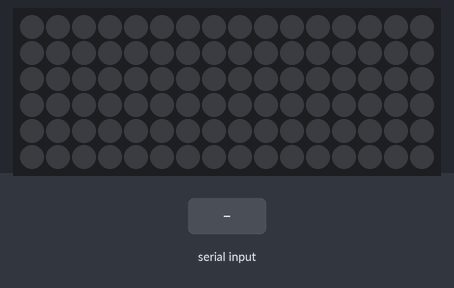
The sketch below on a simulated Arduino Uno, built with avr-gcc and run on an emulated ATmega328P. Parts: 16×6 RGB LED matrix (first LED top left, wired row by row). The inputs (shaded band) are chosen by the test bench. Dim RGB values are drawn brighter than linear; what the sketch prints to the serial monitor is not drawn.

Above: at 1.2 s.
1.3 s: "enojo\n" received over Serial
At 1.91 s:
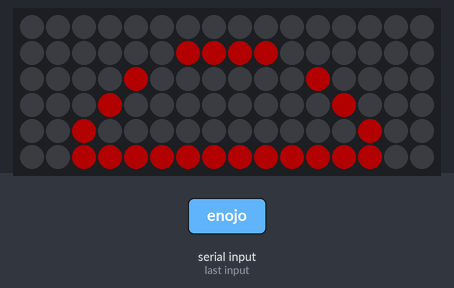
4.3 s: "felicidad\n" received over Serial
At 5.2 s:
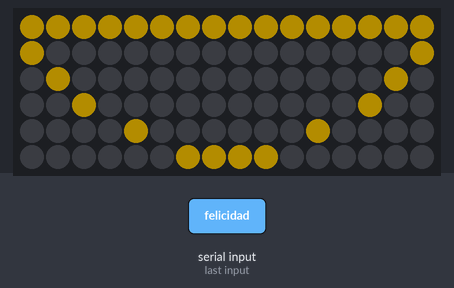
5.8 s: "tristeza\n" received over Serial
At 6.5 s:
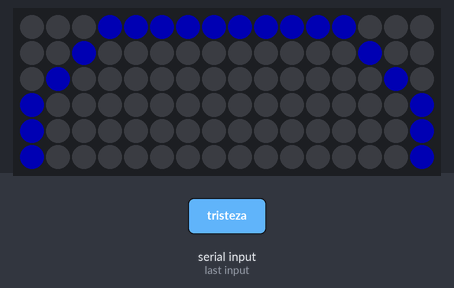
7.3 s: "si\n" received over Serial
At 7.6 s:
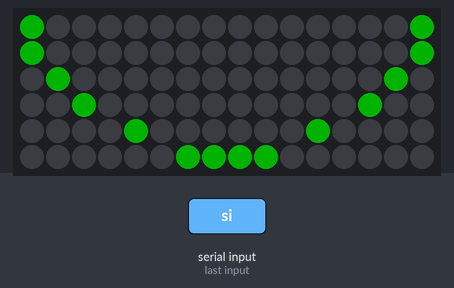
8.8 s: "off\n" received over Serial
At 9.8 s:
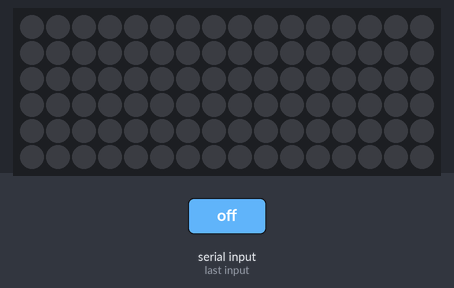
Timing chart, 0 to 11.3 s (numbered marks = the images above; inputs shaded):
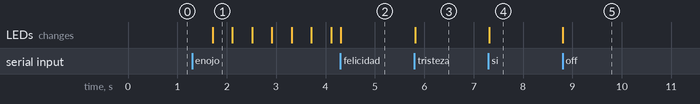

Measured:
- after the input at 1.3 s, the LEDs: change after 0.41 s (image 1)
- after the input at 4.3 s, the LEDs: change at once (image 2)
- after the input at 5.8 s, the LEDs: change at once (image 3)
- after the input at 7.3 s, the LEDs: change at once (image 4)
- after the input at 8.8 s, the LEDs: change at once (image 5)
- what the display in image 1 shows lasts 0.4 s, from 1.7 s to 2.1 s

The sketch:

boca_emociones_v2.ino.ino
```cpp
#include <Adafruit_NeoPixel.h>

// ---------- Configuración de matriz ----------
#define PIN 2
#define ROWS 6
#define COLS 16
#define NUM_LEDS (ROWS * COLS)
#define BRILLO_INICIAL 60

Adafruit_NeoPixel strip(NUM_LEDS, PIN, NEO_GRB + NEO_KHZ800);

// Convierte coordenadas (fila, col) a índice físico en tira serpenteada
int mapLED(int row, int col) {
  if (row % 2 == 0) {
    return row * COLS + col;                  // fila par → izq→der
  } else {
    return row * COLS + (COLS - 1 - col);     // fila impar → der→izq
  }
}

// ============= ESTADOS Y ANIMACIONES =============
enum Mode {
  MODE_OFF,
  MODE_FELICIDAD,
  MODE_TRISTEZA,
  MODE_ENOJO,
  MODE_SORPRESA,
  MODE_SI,
  MODE_NO
};

Mode modoActual = MODE_OFF;
Mode lastMode   = MODE_OFF;

// ENOJO
bool enojo_encendido = false;
unsigned long enojo_t0 = 0;
const unsigned long ENOJO_INTERVALO = 400;

// SORPRESA
unsigned long sorpresa_t0 = 0;
const unsigned long SORPRESA_INTERVALO = 100;
uint8_t sorpresa_frame = 0;

// ============= PROTOTIPOS =============
void leerComando();
void actualizarAnimacion();
void dibujarFelicidad();
void dibujarTristeza();
void animEnojoReset();
void animEnojoStep();
void animSorpresaReset();
void animSorpresaStep();
void clearAll();
void showAll();

// ============= SETUP =============
void setup() {
  Serial.begin(115200);
  Serial.setTimeout(80);

  strip.begin();
  strip.setBrightness(BRILLO_INICIAL);
  clearAll(); showAll();

  Serial.println("Comandos: felicidad | tristeza | enojo | sorpresa | si | no | off");
}

// ============= LOOP =============
void loop() {
  leerComando();
  actualizarAnimacion();
}

// ============= Parser comandos =============
void leerComando() {
  if (!Serial.available()) return;

  String cmd = Serial.readStringUntil('\n');
  cmd.trim(); cmd.toLowerCase();

  if      (cmd == "felicidad") modoActual = MODE_FELICIDAD;
  else if (cmd == "tristeza")  modoActual = MODE_TRISTEZA;
  else if (cmd == "enojo")     modoActual = MODE_ENOJO;
  else if (cmd == "sorpresa")  modoActual = MODE_SORPRESA;
  else if (cmd == "si")       modoActual = MODE_SI;
  else if (cmd == "no")       modoActual = MODE_NO;
  else if (cmd == "off")       modoActual = MODE_OFF;
}

// ============= Motor animaciones =============
void actualizarAnimacion() {

  // Si el modo cambió
  if (modoActual != lastMode) {
    clearAll();
    showAll();

    switch (modoActual) {
      case MODE_FELICIDAD:
        dibujarFelicidad();
        showAll();
        break;

      case MODE_TRISTEZA:
        dibujarTristeza();
        showAll();
        break;

      case MODE_ENOJO:
        animEnojoReset();
        break;

      case MODE_SORPRESA:
        animSorpresaReset();
        break;

      case MODE_SI:
        dibujarSI();
        showAll();
        break;

      case MODE_NO:
        dibujarNO();
        showAll();
        break;

      case MODE_OFF:
        break;
    }

    lastMode = modoActual;
  }

  // Animaciones
  if (modoActual == MODE_ENOJO)    animEnojoStep();
  if (modoActual == MODE_SORPRESA) animSorpresaStep();
}

// =====================================================
//                 EMOCIÓN: FELICIDAD
// =====================================================
void dibujarFelicidad() {
  uint32_t amarillo = strip.Color(255, 200, 0);

  // Fila 0 completa
  for (int c = 0; c < COLS; c++)
    strip.setPixelColor(mapLED(0, c), amarillo);

  // Fila 1 → columnas 2 y 15
  strip.setPixelColor(mapLED(1, 0), amarillo);
  strip.setPixelColor(mapLED(1, 15), amarillo);

  // Fila 2 → 3,4 y 11,12
  strip.setPixelColor(mapLED(2, 1), amarillo);
  strip.setPixelColor(mapLED(2, 14), amarillo);

  // Fila 3 → 4 y 11
  strip.setPixelColor(mapLED(3, 2), amarillo);
  strip.setPixelColor(mapLED(3, 13), amarillo);

  // Fila 4 → 5 y 10
  strip.setPixelColor(mapLED(4, 4), amarillo);
  strip.setPixelColor(mapLED(4, 11), amarillo);

  // Fila 5 → sonrisa (de 6 a 9)
  for (int c = 6; c <= 9; c++)
    strip.setPixelColor(mapLED(5, c), amarillo);
}

// =====================================================
//                 EMOCIÓN: TRISTEZA
// =====================================================
void dibujarTristeza() {
  uint32_t azul = strip.Color(0, 0, 255);

  // Fila 5 → extremos
  strip.setPixelColor(mapLED(5, 0), azul);
  strip.setPixelColor(mapLED(5, 15), azul);

  // Fila 4 → 2 puntos
  strip.setPixelColor(mapLED(4, 0), azul);
  strip.setPixelColor(mapLED(4, 15), azul);

  // Fila 3 → 2 puntos
  strip.setPixelColor(mapLED(3, 0), azul);
  strip.setPixelColor(mapLED(3, 15), azul);

  // Fila 2 → 2 puntos
  strip.setPixelColor(mapLED(2, 1), azul);
  strip.setPixelColor(mapLED(2, 14), azul);
  // fila 1 → 2 puntos
  strip.setPixelColor(mapLED(1, 2), azul);
  strip.setPixelColor(mapLED(1, 13), azul);

  // Fila 1 → sonrisa invertida
  for (int c = 3; c <= 12; c++)
    strip.setPixelColor(mapLED(0, c), azul);
}

// =====================================================
//                  ENOJO (parpadeo)
// =====================================================
void animEnojoReset() {
  enojo_encendido = false;
  enojo_t0 = millis();
}

void animEnojoStep() {
  if (millis() - enojo_t0 < ENOJO_INTERVALO) return;
  enojo_t0 = millis();
  enojo_encendido = !enojo_encendido;

  if (!enojo_encendido) {
    clearAll();
    showAll();
    return;
  }

  uint32_t rojo = strip.Color(255, 0, 0);
  // Fila 6 completa
  for (int c = 2; c < 14; c++)
    strip.setPixelColor(mapLED(5, c), rojo);

  strip.setPixelColor(mapLED(4, 2), rojo);
  strip.setPixelColor(mapLED(4, 13), rojo);

  // Fila 4 → columnas 2 y 15
  strip.setPixelColor(mapLED(3, 3), rojo);
  strip.setPixelColor(mapLED(3, 12), rojo);

  // Fila 3 → 3,4 y 11,12
  strip.setPixelColor(mapLED(2, 4), rojo);
  strip.setPixelColor(mapLED(2, 11), rojo);

  // Fila 0 → sonrisa (de 6 a 9)
  for (int c = 6; c <= 9; c++)
    strip.setPixelColor(mapLED(1, c), rojo);

  showAll();
}

// =====================================================
//            SORPRESA (expansión radial)
// =====================================================
void animSorpresaReset() {
  sorpresa_frame = 0;
  sorpresa_t0 = millis();
  clearAll();
  showAll();
}

void animSorpresaStep() {
  if (millis() - sorpresa_t0 < SORPRESA_INTERVALO) return;
  sorpresa_t0 = millis();

  clearAll();
  uint32_t morado = strip.Color(30, 0, 250);

  switch(sorpresa_frame) {
    case 0:
      strip.setPixelColor(mapLED(2, 7), morado);
      strip.setPixelColor(mapLED(3, 7), morado);
      break;
    case 1:
      strip.setPixelColor(mapLED(2, 6), morado);
      strip.setPixelColor(mapLED(2, 8), morado);
      strip.setPixelColor(mapLED(3, 6), morado);
      strip.setPixelColor(mapLED(3, 8), morado);
      break;
    case 2:
      for (int r = 2; r <= 3; r++)
        for (int c = 6; c <= 8; c++)
          strip.setPixelColor(mapLED(r, c), morado);
      break;
    case 3:
      for (int r = 1; r <= 4; r++)
        strip.setPixelColor(mapLED(r, 5), morado),
        strip.setPixelColor(mapLED(r, 9), morado);
      break;
    case 4:
      for (int r = 1; r <= 4; r++)
        strip.setPixelColor(mapLED(r, 4), morado),
        strip.setPixelColor(mapLED(r, 10), morado);
      break;
    case 5:
      for (int r = 0; r <= 5; r++)
        strip.setPixelColor(mapLED(r, 3), morado),
        strip.setPixelColor(mapLED(r, 11), morado);
      break;
    case 6:
      for (int r = 0; r <= 5; r++)
        strip.setPixelColor(mapLED(r, 2), morado),
        strip.setPixelColor(mapLED(r, 12), morado);
      break;
  }

  showAll();
  sorpresa_frame = (sorpresa_frame + 1) % 7;
}

// Si
void dibujarSI() {
  uint32_t verde = strip.Color(0, 255, 0);

  // Fila 0 completa
  strip.setPixelColor(mapLED(0, 0), verde);
  strip.setPixelColor(mapLED(0, 15), verde);
  // Fila 1 → columnas 2 y 15
  strip.setPixelColor(mapLED(1, 0), verde);
  strip.setPixelColor(mapLED(1, 15), verde);

  // Fila 2 → 3,4 y 11,12
  strip.setPixelColor(mapLED(2, 1), verde);
  strip.setPixelColor(mapLED(2, 14), verde);

  // Fila 3 → 4 y 11
  strip.setPixelColor(mapLED(3, 2), verde);
  strip.setPixelColor(mapLED(3, 13), verde);

  // Fila 4 → 5 y 10
  strip.setPixelColor(mapLED(4, 4), verde);
  strip.setPixelColor(mapLED(4, 11), verde);

  // Fila 5 → sonrisa (de 6 a 9)
  for (int c = 6; c <= 9; c++)
    strip.setPixelColor(mapLED(5, c), verde);
}
// No
void dibujarNO() {
  uint32_t rojo = strip.Color(255, 0, 0);

  // Fila 0 completa
  strip.setPixelColor(mapLED(5, 0),rojo);
  strip.setPixelColor(mapLED(5, 15), rojo);
  // Fila 1 → columnas 2 y 15
  strip.setPixelColor(mapLED(4, 0), rojo);
  strip.setPixelColor(mapLED(4, 15), rojo);

  // Fila 2 → 3,4 y 11,12
  strip.setPixelColor(mapLED(3, 1), rojo);
  strip.setPixelColor(mapLED(3, 14), rojo);

  // Fila 3 → 4 y 11
  strip.setPixelColor(mapLED(2, 2), rojo);
  strip.setPixelColor(mapLED(2, 13), rojo);

  // Fila 4 → 5 y 10
  strip.setPixelColor(mapLED(1, 4), rojo);
  strip.setPixelColor(mapLED(1, 11), rojo);

  // Fila 5 → sonrisa (de 6 a 9)
  for (int c = 6; c <= 9; c++)
    strip.setPixelColor(mapLED(0, c), rojo);
}


// =====================================================
//          Utilidades
// =====================================================
void clearAll() {
  for (int i = 0; i < NUM_LEDS; i++)
    strip.setPixelColor(i, 0);
}

void showAll() {
  strip.show();
}
```
